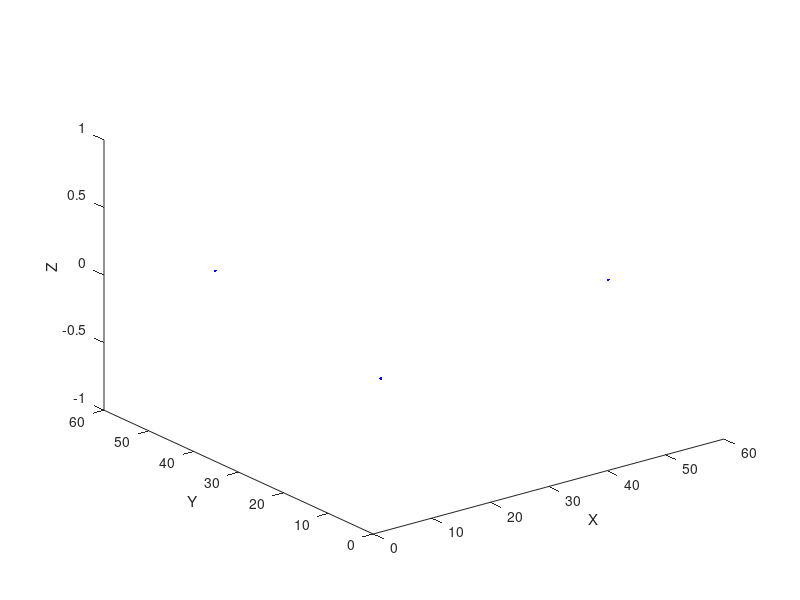

Write MATLAB code to recreate this figure.
 x=13
 y=5.6
 z=53.2
 A=[x;y;z;1]
 B=[cos(45),0,sin(45),0;0,1,0,0;-sin(45),0,cos(45),0;0,0,0,1]
 Res=B * A
 Res(4,:)=[]
 Res1=[Res(1,:)]
 Res2=[Res(2,:)]
 Res3=[Res(3,:)]
 
 plot3([x,y,z],[Res1,Res2,Res3],".b")
 #plot3(Res(3,:),".r","LineWidth",50)
xlabel("X")
ylabel("Y")
zlabel("Z")

